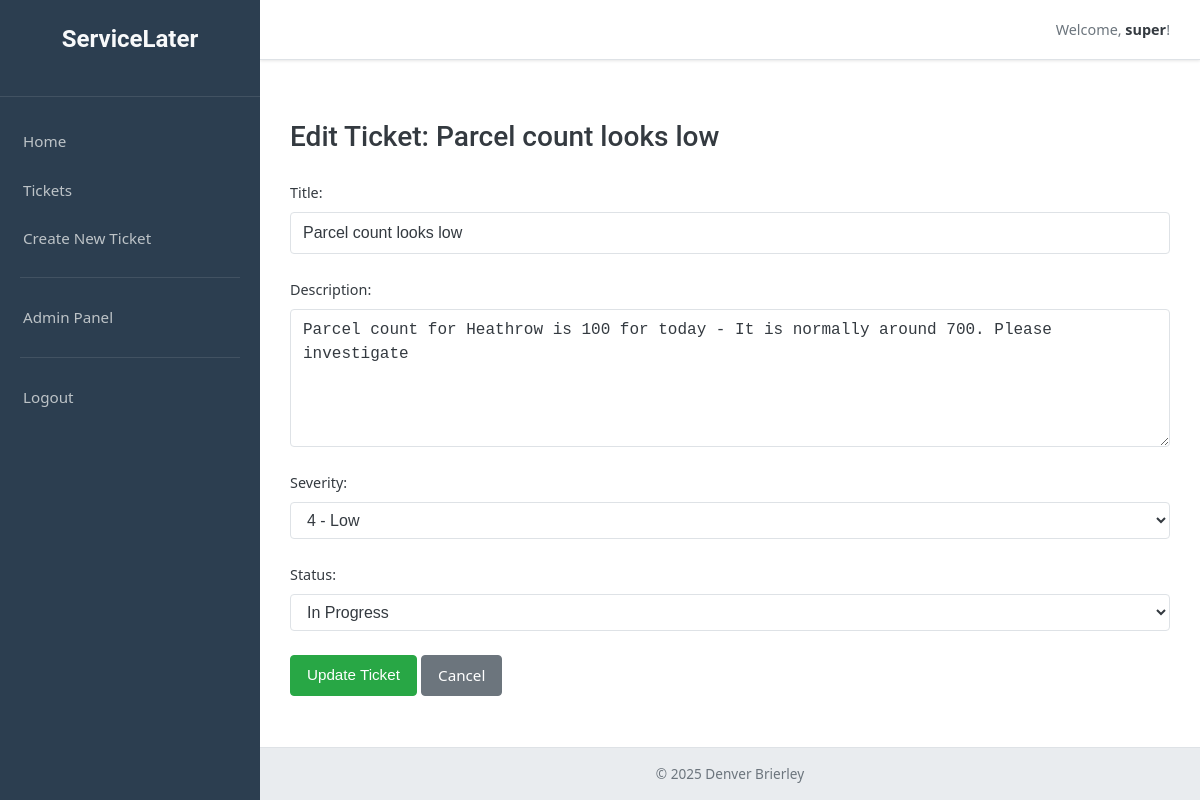
Page /tickets/13/update/ (signed in) on the committed database.
### tickets/models.py (models this page shows, shortened)
class Tickets(models.Model):
    ticket_id = models.AutoField(primary_key=True)
    title = models.CharField(max_length=100)
    description = models.TextField()
    severity = models.IntegerField()
    status = models.CharField(max_length=50)

### tickets/views.py (the view)
# urls.py: path('tickets/<int:ticket_id>/update/', views.ticket_update_view, name='ticket_update'),
@login_required
def ticket_update_view(request, ticket_id):
    ticket = get_object_or_404(Tickets, ticket_id=ticket_id)
    if request.method == 'POST':
        form = TicketForm(request.POST, instance=ticket)
        if form.is_valid():
            form.save()
            messages.success(request, 'Ticket updated successfully!')
            return redirect('ticket_detail', ticket_id=ticket.ticket_id)
        else:
            logger.warning(f"Invalid form submission by '{request.user.username}' for ticket update id={ticket_id}.")
            messages.error(request, 'Please correct the errors below.')
    else:
        form = TicketForm(instance=ticket)
    return render(request, 'tickets/ticket_form.html', {'form': form, 'ticket': ticket})

### tickets/forms.py
class TicketForm(forms.ModelForm):
    SEVERITY_CHOICES = [
        (1, '1 - Critical'),
        (2, '2 - High'),
        (3, '3 - Medium'),
        (4, '4 - Low'),
    ]
    STATUS_CHOICES = [
        ('Open', 'Open'),
        ('In Progress', 'In Progress'),
        ('Resolved', 'Resolved'),
        ('Closed', 'Closed'),
    ]
    severity = forms.ChoiceField(choices=SEVERITY_CHOICES, widget=forms.Select(attrs={'class': 'form-control'}))
    status = forms.ChoiceField(choices=STATUS_CHOICES, widget=forms.Select(attrs={'class': 'form-control'}))
    description = forms.CharField(widget=forms.Textarea(attrs={'rows': 5, 'class': 'form-control'}))
    title = forms.CharField(widget=forms.TextInput(attrs={'class': 'form-control'}))
    class Meta:
        model = Tickets
        fields = ['title', 'description', 'severity', 'status']

### tickets/templates/tickets/ticket_form.html (shortened to what this page needs)
{% extends "tickets/base.html" %}
{% block content %}
    <h2>{% if form.instance.pk %}Edit Ticket: {{ form.instance.title }}{% else %}Create New Ticket{% endif %}</h2>
    <form method="post">
        <div class="form-group">
            <label for="{{ form.title.id_for_label }}">Title:</label>
            {{ form.title }}
        </div>
        <div class="form-group">
            <label for="{{ form.description.id_for_label }}">Description:</label>
            {{ form.description }}
        </div>
        <div class="form-group">
            <label for="{{ form.severity.id_for_label }}">Severity:</label>
            {{ form.severity }}
        </div>
         <div class="form-group">
            <label for="{{ form.status.id_for_label }}">Status:</label>
            {{ form.status }}
        </div>
        <button type="submit" class="btn btn-primary">{% if form.instance.pk %}Update{% else %}Create{% endif %} Ticket</button>
        <a href="{% if form.instance.pk %}{% url 'ticket_detail' form.instance.pk %}{% else %}{% url 'ticket_list' %}{% endif %}" class="btn btn-secondary">Cancel</a>
    </form>
{% endblock %}

### tickets/templates/tickets/base.html (shortened to what this page needs)
{% load static %} <!DOCTYPE html>
<html lang="en">
<head>
    <link rel="stylesheet" href="{% static 'tickets/css/styles.css' %}">
</head>
<body>
    <div class="app-wrapper">
        <aside class="app-sidebar" id="appSidebar">
            <div class="sidebar-header">
                <h1 class="sidebar-logo"><a href="{% url 'home' %}">ServiceLater</a></h1> </div>
            <nav class="sidebar-nav">
                <ul>
                    <li><a href="{% url 'home' %}" {% if request.resolver_match.url_name == 'home' %}class="active"{% endif %}>Home</a></li> {% if user.is_authenticated %}
                        <li><a href="{% url 'ticket_list' %}" >Tickets</a></li> <li><a href="{% url 'ticket_create' %}" >Create New Ticket</a></li>
                        {% if user.is_staff %}
                        <li class="nav-separator"></li>
                        <li><a href="/admin/" target="_blank">Admin Panel</a></li>
                        {% endif %}
                        <li class="nav-separator"></li>
                        <li><a href="{% url 'logout' %}">Logout</a></li>
                    {% else %}
                        <li><a href="{% url 'login' %}" {% if request.resolver_match.url_name == 'login' %}class="active"{% endif %}>Login</a></li>
                        <li><a href="{% url 'register' %}" {% if request.resolver_match.url_name == 'register' %}class="active"{% endif %}>Register</a></li>
                    {% endif %}
                </ul>
            </nav>
        </aside>
        <div class="app-main-content">
            <header class="app-header">
                <div class="header-user-info">
                    {% if user.is_authenticated %}
                        <span>Welcome, <strong>{{ user.username }}</strong>!</span>
                    {% else %}
                        <span>Welcome, Guest!</span>
                    {% endif %}
                </div>
            </header>
            <main class="page-content">
                {% block content %}
                {% endblock %}
            </main>
            <footer class="app-footer">
                <p>&copy; {% now "Y" %} Denver Brierley</p> </footer>
        </div>
    </div>
</body>
</html>

### tickets/static/tickets/css/styles.css (style rules this page uses)
:root { --font-primary: 'Segoe UI', Tahoma, Geneva, Verdana, sans-serif; --font-secondary: 'Roboto', sans-serif; --color-bg-main: #f4f6f8; --color-bg-sidebar: #2c3e50; --color-bg-header: #ffffff; --color-bg-content: #ffffff; --color-bg-footer: #e9ecef; --color-text-light: #f8f9fa; --color-text-dark: #343a40; --color-text-muted: #6c757d; --color-text-sidebar: #bdc3c7; --color-text-sidebar-active: #ffffff; --color-text-sidebar-hover: #ffffff; --color-primary-accent: #28a745; --color-primary-accent-dark: #218838; --color-secondary-accent: #1abc9c; --color-border: #dee2e6; --color-shadow: rgba(0, 0, 0, 0.1); --sidebar-width: 260px; --header-height: 60px; --border-radius: 4px; }
* { box-sizing: border-box; margin: 0; padding: 0; }
html, body { height: 100%; font-family: var(--font-primary); background-color: var(--color-bg-main); color: var(--color-text-dark); font-size: 16px; line-height: 1.6; }
a { color: var(--color-primary-accent); text-decoration: none; transition: color 0.2s ease; }
h1, h2, h3, h4, h5, h6 { font-family: var(--font-secondary); color: var(--color-text-dark); margin-bottom: 0.75em; font-weight: 500; }
h1 { font-size: 2rem; }
h2 { font-size: 1.75rem; }
.app-wrapper { display: flex; min-height: 100vh; }
.app-sidebar { width: var(--sidebar-width); background-color: var(--color-bg-sidebar); color: var(--color-text-light); padding: 20px 0; position: fixed; top: 0; left: 0; bottom: 0; overflow-y: auto; transition: width 0.3s ease; z-index: 1000; }
.sidebar-header { padding: 0 20px 20px 20px; margin-bottom: 20px; border-bottom: 1px solid rgba(255,255,255,0.1); }
.sidebar-logo { font-size: 1.5rem; font-weight: bold; color: var(--color-text-light); text-align: center; }
.sidebar-logo a { color: inherit; }
.sidebar-nav ul { list-style: none; }
.sidebar-nav li a { display: block; padding: 12px 20px; color: var(--color-text-sidebar); font-size: 0.95rem; transition: background-color 0.2s ease, color 0.2s ease; border-left: 3px solid transparent; }
.sidebar-nav li.nav-separator { height: 1px; background-color: rgba(255,255,255,0.1); margin: 15px 20px; }
.app-main-content { margin-left: var(--sidebar-width); flex-grow: 1; display: flex; flex-direction: column; transition: margin-left 0.3s ease; }
.app-header { height: var(--header-height); background-color: var(--color-bg-header); display: flex; justify-content: flex-end; align-items: center; padding: 0 30px; border-bottom: 1px solid var(--color-border); box-shadow: 0 1px 3px var(--color-shadow); position: sticky; top: 0; z-index: 900; }
.header-user-info { font-size: 0.9rem; color: var(--color-text-muted); }
.header-user-info strong { color: var(--color-text-dark); }
.page-content { padding: 30px; flex-grow: 1; background-color: var(--color-bg-content); }
.app-footer { padding: 15px 30px; text-align: center; font-size: 0.85rem; color: var(--color-text-muted); background-color: var(--color-bg-footer); border-top: 1px solid var(--color-border); }
.form-group { margin-bottom: 1.5rem; }
.form-group label { display: block; margin-bottom: .5rem; font-weight: 500; font-size: 0.9rem; }
.form-control { display: block; width: 100%; padding: .5rem .75rem; font-size: 1rem; line-height: 1.5; color: var(--color-text-dark); background-color: #fff; background-clip: padding-box; border: 1px solid var(--color-border); border-radius: var(--border-radius); transition: border-color .15s ease-in-out,box-shadow .15s ease-in-out; }
textarea.form-control { min-height: 120px; }
.btn { display: inline-block; font-weight: 500; color: var(--color-text-dark); text-align: center; vertical-align: middle; cursor: pointer; user-select: none; background-color: transparent; border: 1px solid transparent; padding: .5rem 1rem; font-size: .95rem; line-height: 1.5; border-radius: var(--border-radius); transition: all .15s ease-in-out; }
.btn-primary { color: #fff; background-color: var(--color-primary-accent); border-color: var(--color-primary-accent); }
.btn-secondary { color: #fff; background-color: var(--color-text-muted); border-color: var(--color-text-muted); }

### rows in the picture
Tickets: instance "Parcel count looks low", title "Parcel count looks low", description "Parcel count for Heathrow is 100 for today - It is normally around 700. Please investigate", severity "4 - Low", status "In Progress"

### other values in the picture
{{ user.username }} "super"
